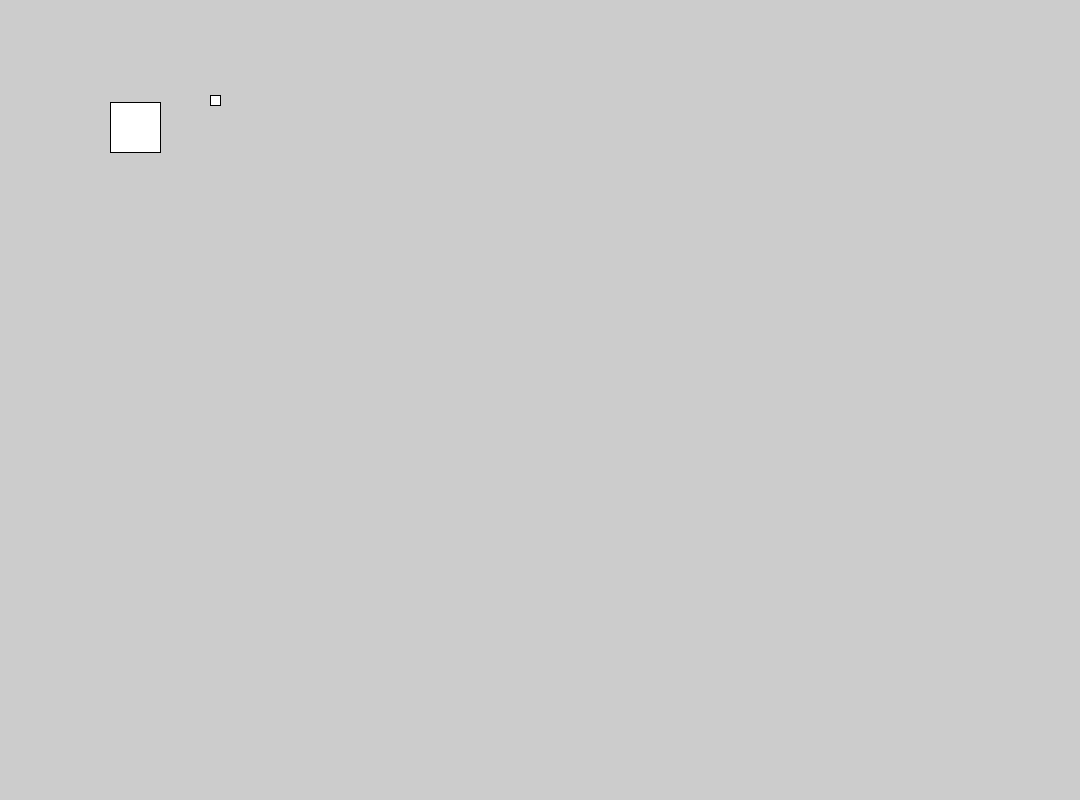
Frame 1 (no input)
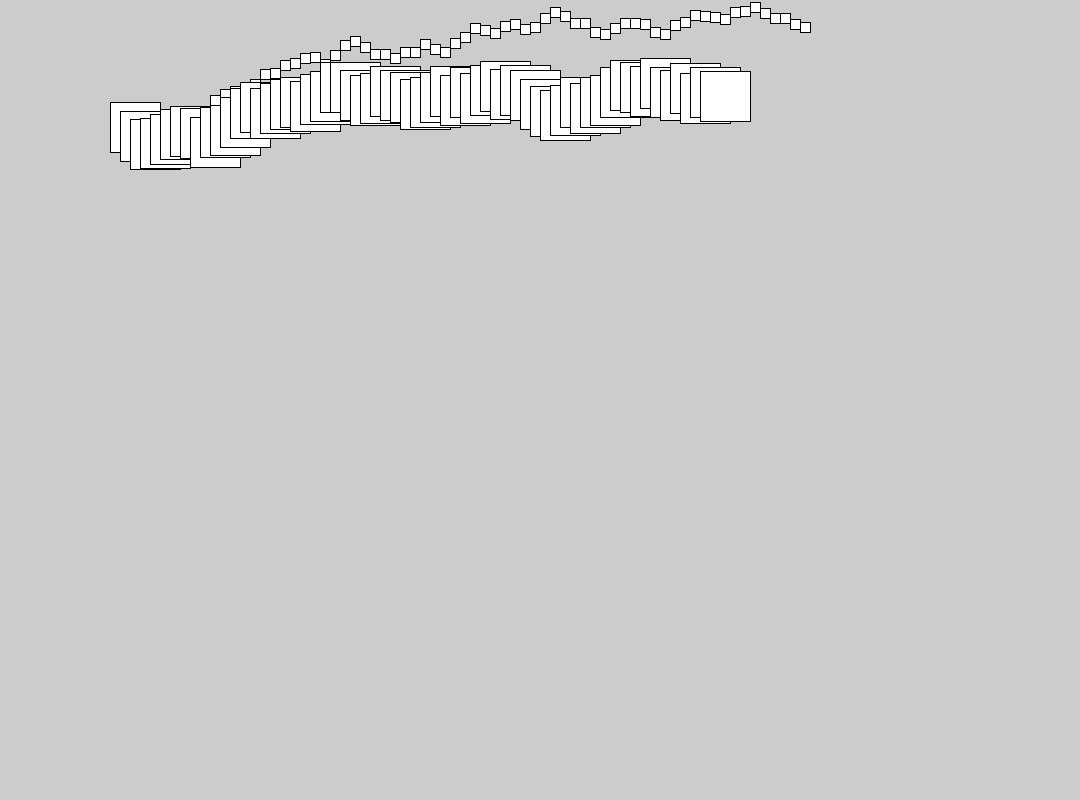
Frame 60 (the mouse pressed at the canvas centre just before this capture)
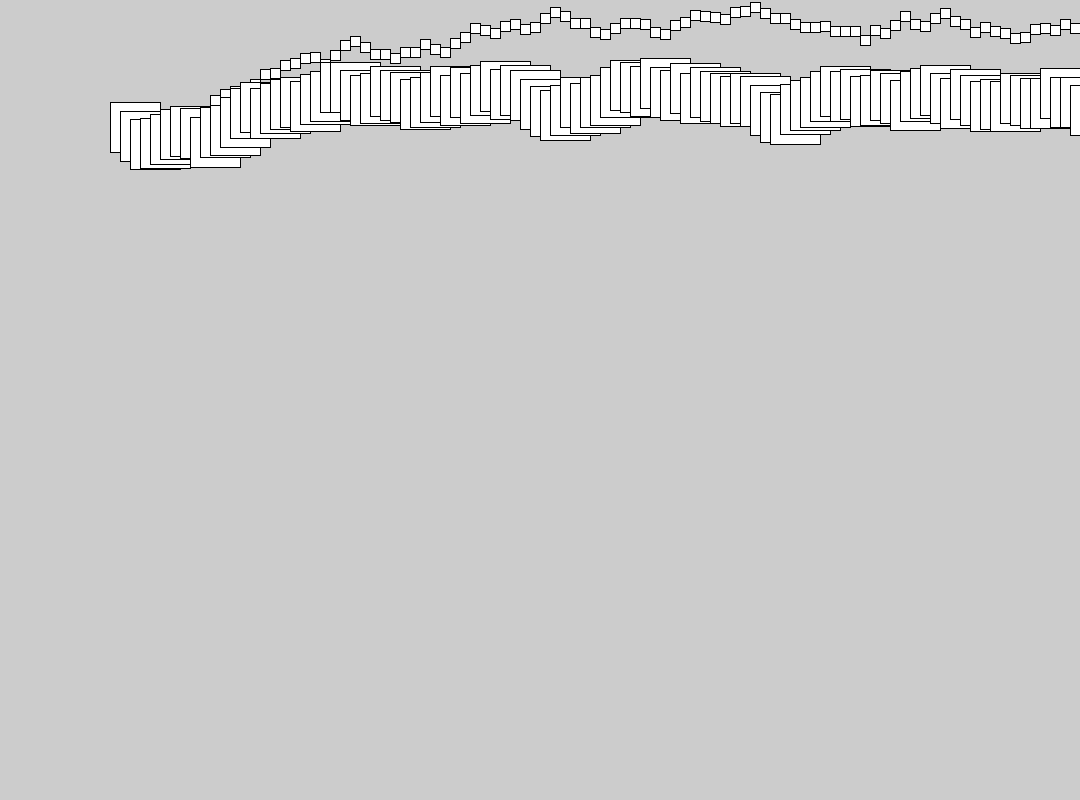
Frame 120 (the mouse held since frame 60 and released just before this capture)

The Processing sketch that drew these frames (run headless with seeded random() and noise(); from frame 60 on, the mouse is pressed at the canvas centre):

// Processing sketch: processing_93305
// ── processing_93305.pde

Gun jit;
Gun gun;
void setup() {
  size (1080,800);
  smooth();

jit = new Gun (100,100, 50);
gun = new Gun(200,100, 10);
}
void draw(){
 jit.move();
 jit.display();
  gun.move();
  gun.display();
}

class Gun {
  float x;
  float y;
  int diameter;
  float speed = 10.0;
  Gun(float tempX, float tempY, int tempDiameter) {
x = tempX;
y = tempY;
diameter = tempDiameter;
}
void move() {
x += random(+speed,speed);
y += random(-speed,speed);
}
void display() {
rect(x,y,diameter,diameter);
}
}
